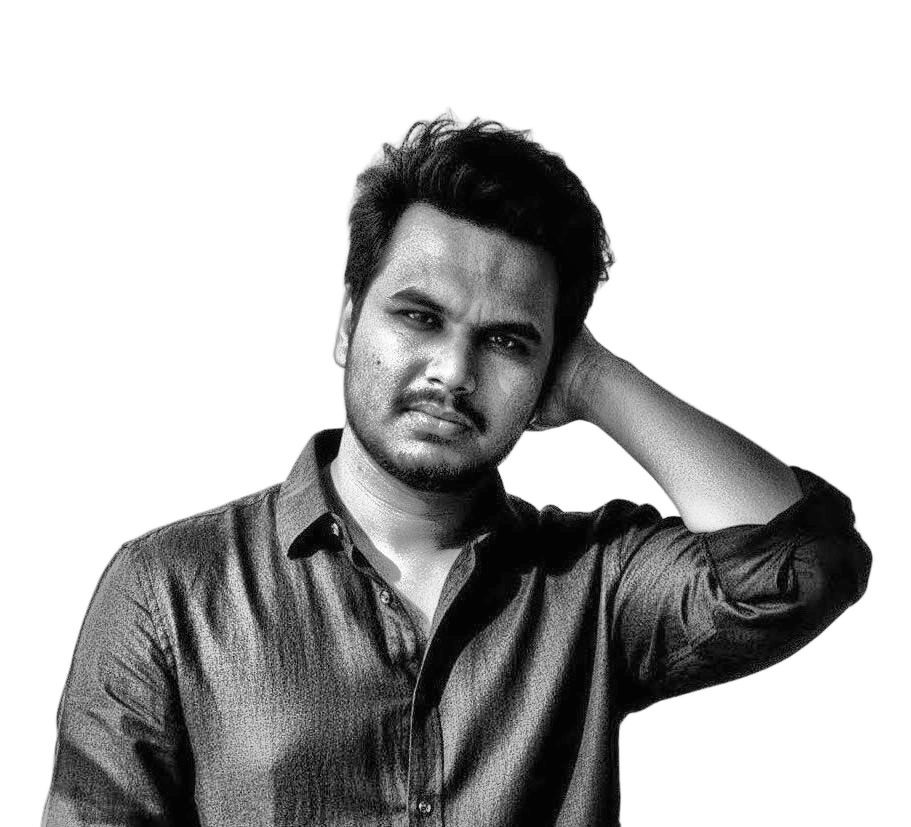
#> input picture source-prepped.png, 911 x 827 px, found by its file name
$ python make_ascii_svg.py
#> lines starting #> are read from the running program, lines starting #| are printed output that depends on the picture; after the words box and inside, x2 and y2 are one past the last pixel; in counts of white or black regions, pixels touching at a corner belong together
#!/usr/bin/env python3
"""
make_ascii_svg.py
Converts source-prepped.png into an animated, terminal-styled ascii-portrait.svg:
- Fixed width = 370px, matching info-card.svg height (~344px)
- Downsampled grid with aspect ratio compensation
- Sparse-to-dense brightness ramp: " .`:-=+*cs#%@"
- Pure monochrome fill (#c9d1d9) on #0d1117 dark terminal background
- Mac/Linux terminal title bar with dots and "<username>@github ~ $ cat portrait.asc"
- SMIL clipPath wipe per row + traveling block cursor (█) that hides after each row
- Rows staggered top-to-bottom for ~3.2s total print time
- STATIC=1 support for non-animated / static freeze-frame preview
"""

import sys
import os
import json
import xml.sax.saxutils as saxutils
from PIL import Image
import numpy as np

RAMP = " .`:-=+*cs#%@"

def escape(text: str) -> str:
    return saxutils.escape(text)

def generate_ascii_svg(
    img_path="source-prepped.png",
    config_path="data/profile_config.json",
    out_path="ascii-portrait.svg"
):
#> called with img_path = 'source-prepped.png', config_path = 'data/profile_config.json', out_path = 'ascii-portrait.svg'
    if not os.path.exists(img_path):
        print(f"Error: {img_path} not found. Run prep_photo.py first.", file=sys.stderr)
        sys.exit(1)

    username = "itsmayankmis"
    if os.path.exists(config_path):
        try:
            with open(config_path, "r", encoding="utf-8") as f:
                cfg = json.load(f)
                username = cfg.get("github_username", username)
        except Exception:
            pass

    is_static = os.environ.get("STATIC", "0") == "1"

    img = Image.open(img_path).convert("L")
#> img is the input picture: PIL image 911x827 L; min 1, max 255, mean 183.3
    arr = np.array(img)

    # Detect subject bounding box to eliminate blank border
    mask = arr < 252
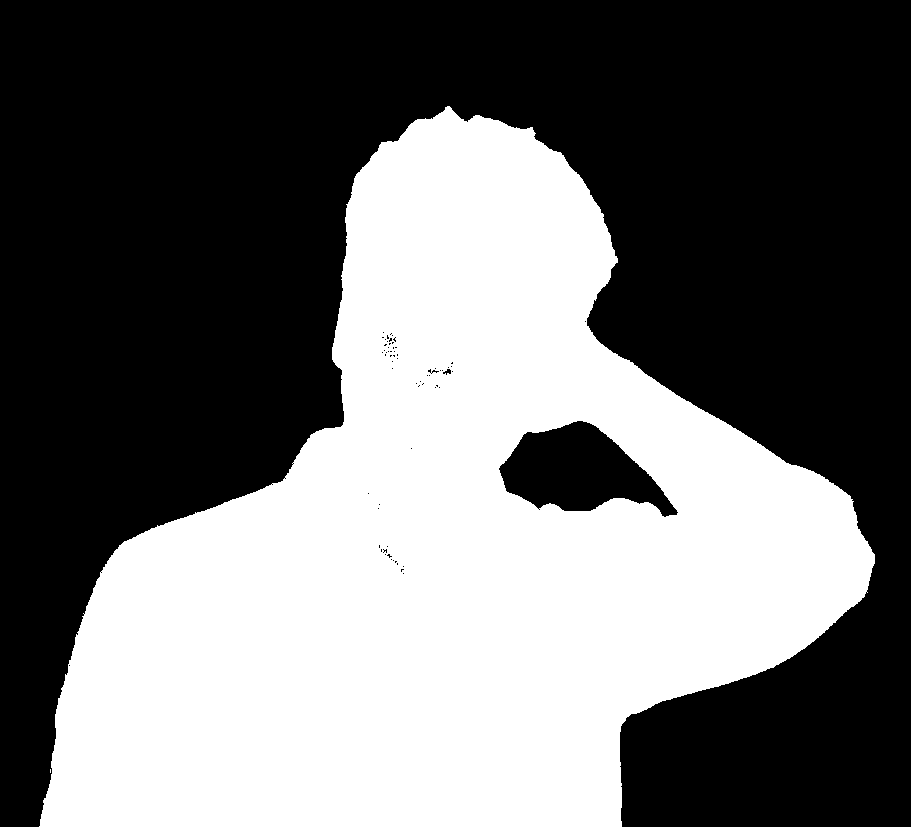
#> mask: shape (827, 911) bool; 43% white; 2 white regions (1 under 20 px), largest, box (x1, y1, x2, y2) and area: (39, 106, 875, 827) 324243
    y_indices, x_indices = np.where(mask)
    if len(y_indices) > 0:
        min_y, max_y = y_indices.min(), y_indices.max()
#> min_y = 106; max_y = 826
        min_x, max_x = x_indices.min(), x_indices.max()
#> min_x = 39; max_x = 874
        margin = 12
        crop_box = (
            max(0, min_x - margin),
            max(0, min_y - margin),
            min(img.width, max_x + margin),
            min(img.height, max_y + margin)
        )
#> crop_box = (27, 94, 886, 827)
        img = img.crop(crop_box)
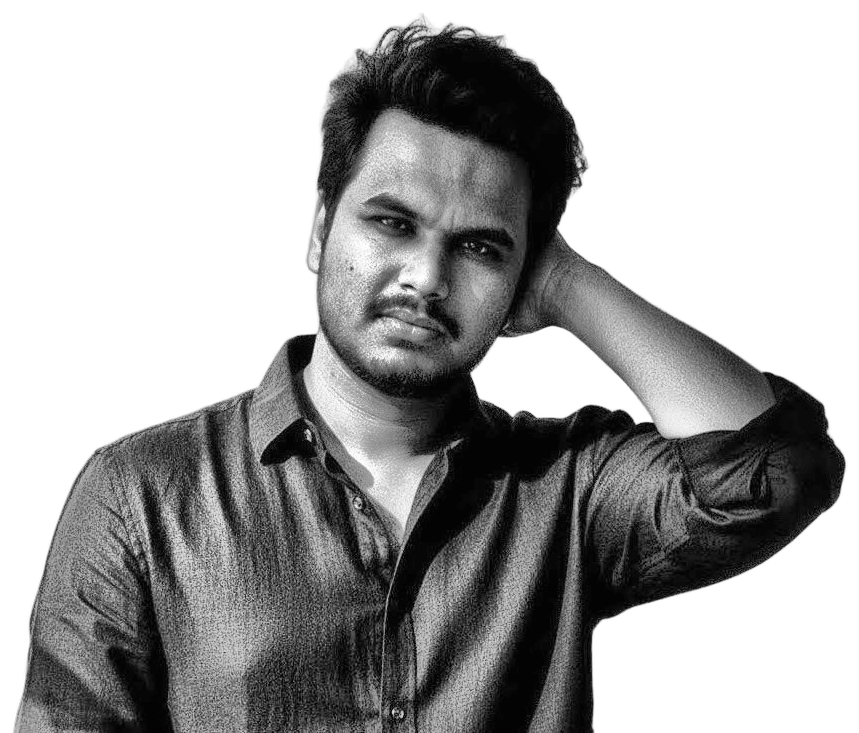
#> img: PIL image 859x733 L; min 1, max 255, mean 169.2

    # Desired visual dimensions: 370px wide, 344px tall (matching info-card.svg)
    svg_width = 370
    svg_height = 344
    title_bar_height = 36

    content_top = title_bar_height + 12
    content_bottom = svg_height - 10
    content_height = content_bottom - content_top # 298px

    content_left = 16
    content_right = svg_width - 16
    content_width = content_right - content_left # 338px

    # Rows & Columns
    # Monospace characters in standard fonts have aspect ratio approx width/height = 0.55
    # To preserve subject proportions:
    # (cols * 0.55) / rows ≈ img.width / img.height
    rows = 48
    char_aspect = 0.55
    target_cols = int(rows * (img.width / img.height) / char_aspect)
#> target_cols = 102
    # Clamp cols to around 72 - 82
    cols = max(70, min(84, target_cols))
#> cols = 84

    resized = img.resize((cols, rows), Image.Resampling.LANCZOS)
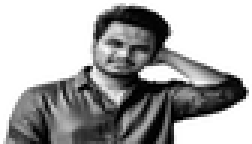
#> resized: PIL image 84x48 L (shown 3 times larger); min 0, max 255, mean 168.9
    grid_data = np.array(resized)

    # Calculate exact character spacing
    char_w = content_width / cols
#> char_w = 4.02
    row_h = content_height / rows
    font_size = row_h * 1.18

    # Generate ASCII lines
    ascii_rows = []
    ramp_len = len(RAMP)
    for r in range(rows):
        chars = []
        for c in range(cols):
            val = grid_data[r, c]
            # 255 = background -> RAMP[0] = ' '
            # 0 = darkest -> RAMP[-1] = '@'
            idx = int((255 - val) / 255.0 * (ramp_len - 1))
            chars.append(RAMP[idx])
        ascii_rows.append("".join(chars))
#> after the loop, ascii_rows = 48 items

    # Timing configuration
    total_print_time = 3.2 # seconds
    stagger = total_print_time / rows # ~0.066s per row
    row_duration = 0.16 # duration for each row to wipe across

    svg_parts = []
    svg_parts.append(f'<svg xmlns="http://www.w3.org/2000/svg" viewBox="0 0 {svg_width} {svg_height}" width="{svg_width}" height="{svg_height}">')

    # Styles
    css_lines = [
        "svg { font-family: ui-monospace, SFMono-Regular, Menlo, Consolas, 'Courier New', monospace; }",
        ".window-title { font-size: 11.5px; fill: #8b949e; font-weight: 500; }",
        ".ascii-row { font-size: " + f"{font_size:.2f}px" + "; fill: #c9d1d9; font-weight: normal; }",
        ".cursor { font-size: " + f"{font_size:.2f}px" + "; fill: #58a6ff; font-weight: bold; }",
        "@media (prefers-reduced-motion: reduce) {",
        "  .ascii-row { clip-path: none !important; }",
        "  .cursor { display: none !important; }",
        "}",
    ]
    svg_parts.append('  <style>')
    for l in css_lines:
        svg_parts.append(f'    {l}')
    svg_parts.append('  </style>')

    # Defs: Clip paths and cursor animations for each row
    if not is_static:
        svg_parts.append('  <defs>')
        for r in range(rows):
            start_t = r * stagger
            y_pos = content_top + (r * row_h)
            # Clip path expanding from width 0 to content_width
            svg_parts.append(f'    <clipPath id="rowclip_{r}">')
            svg_parts.append(f'      <rect x="{content_left}" y="{y_pos:.2f}" width="0" height="{row_h + 1:.2f}">')
            svg_parts.append(f'        <animate attributeName="width" from="0" to="{content_width:.2f}" dur="{row_duration:.3f}s" begin="{start_t:.3f}s" fill="freeze"/>')
            svg_parts.append('      </rect>')
            svg_parts.append('    </clipPath>')
        svg_parts.append('  </defs>')

    # Window container
    svg_parts.append(f'  <rect width="{svg_width}" height="{svg_height}" rx="8" fill="#0d1117" stroke="#30363d" stroke-width="1"/>')

    # Window Title Bar
    svg_parts.append(f'  <path d="M 0 8 A 8 8 0 0 1 8 0 L {svg_width-8} 0 A 8 8 0 0 1 {svg_width} 8 L {svg_width} {title_bar_height} L 0 {title_bar_height} Z" fill="#161b22"/>')
    svg_parts.append(f'  <line x1="0" y1="{title_bar_height}" x2="{svg_width}" y2="{title_bar_height}" stroke="#30363d" stroke-width="1"/>')

    # Window control dots (macOS style)
    svg_parts.append('  <circle cx="18" cy="18" r="5.5" fill="#ff5f56"/>')
    svg_parts.append('  <circle cx="36" cy="18" r="5.5" fill="#ffbd2e"/>')
    svg_parts.append('  <circle cx="54" cy="18" r="5.5" fill="#27c93f"/>')

    # Title text
    title_text = f"{username}@github ~ $ cat portrait.asc"
    svg_parts.append(f'  <text x="74" y="22" class="window-title">{escape(title_text)}</text>')

    # Content rows
    for r in range(rows):
        y_text = content_top + (r * row_h) + (row_h * 0.82)
        escaped_row = escape(ascii_rows[r])

        clip_attr = f' clip-path="url(#rowclip_{r})"' if not is_static else ''
        svg_parts.append(
            f'  <text x="{content_left}" y="{y_text:.2f}" class="ascii-row" xml:space="preserve" '
            f'textLength="{content_width:.2f}" lengthAdjust="spacingAndGlyphs"{clip_attr}>{escaped_row}</text>'
        )

        # Traveling cursor block riding the wipe edge
        if not is_static:
            start_t = r * stagger
            end_t = start_t + row_duration
            cursor_y = content_top + (r * row_h) + (row_h * 0.82)
            svg_parts.append(f'  <text x="{content_left}" y="{cursor_y:.2f}" class="cursor" opacity="0">█')
            svg_parts.append(f'    <animate attributeName="x" from="{content_left}" to="{content_right}" dur="{row_duration:.3f}s" begin="{start_t:.3f}s" fill="freeze"/>')
            svg_parts.append(f'    <set attributeName="opacity" to="1" begin="{start_t:.3f}s"/>')
            svg_parts.append(f'    <set attributeName="opacity" to="0" begin="{end_t:.3f}s"/>')
            svg_parts.append('  </text>')
#> after the loop, svg_parts = 548 items

    svg_parts.append('</svg>')

    content = "\n".join(svg_parts) + "\n"
    with open(out_path, "w", encoding="utf-8") as f:
        f.write(content)

    print(f"Successfully generated {out_path} ({len(content)} bytes, {cols}x{rows} grid, static={is_static}).")
#| Successfully generated ascii-portrait.svg (36144 bytes, 84x48 grid, static=False).

if __name__ == "__main__":
    in_img = sys.argv[1] if len(sys.argv) > 1 else "source-prepped.png"
    out_svg = sys.argv[2] if len(sys.argv) > 2 else "ascii-portrait.svg"
    generate_ascii_svg(in_img, out_path=out_svg)
